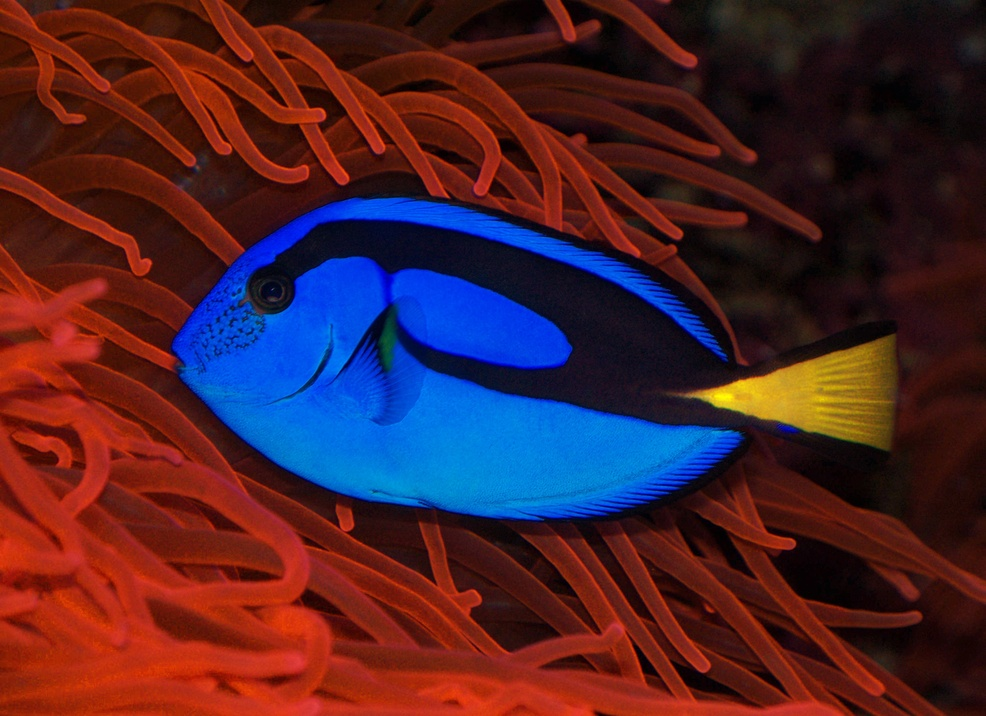
#> input picture LKP5/dori.jpg, 986 x 716 px, shrunk from 2500 x 1816 before the run
$ python prak5.py
#> lines starting #> are read from the running program, lines starting #| are printed output that depends on the picture
import cv2
import numpy as np
import matplotlib.pyplot as plt

# Latihan 1: Konversi Warna
img = cv2.imread("dori.jpg")
#> img is the input picture: shape (716, 986, 3); mean B, G, R 43.5, 34.5, 73.3
img_gray = cv2.imread("dori.jpg", 0)
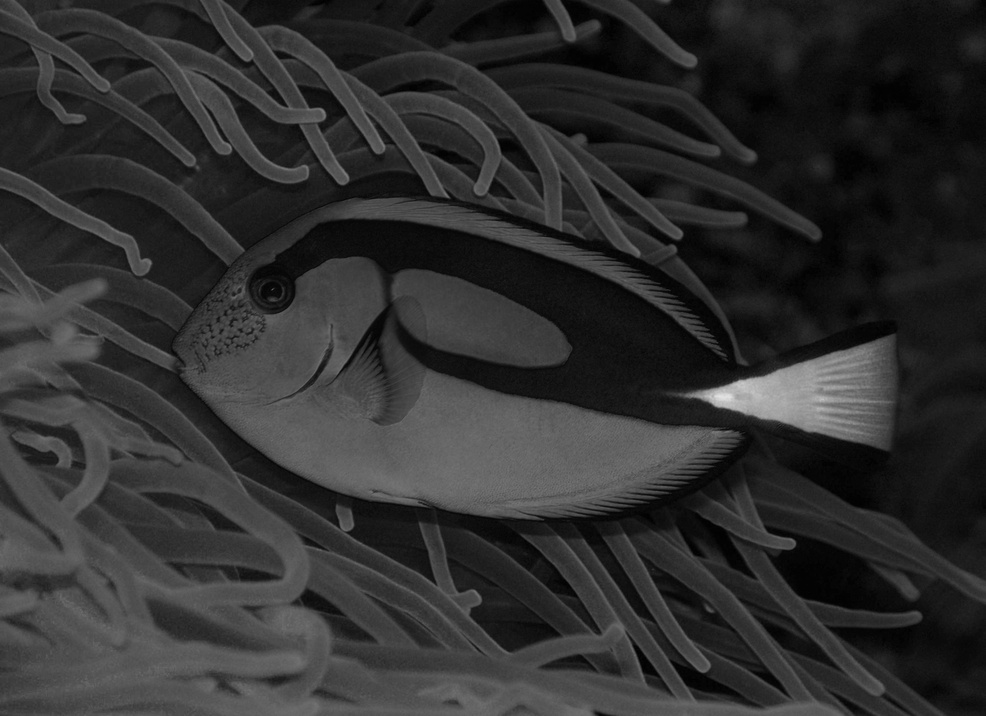
#> img_gray: shape (716, 986); min 0, max 228, mean 47.1

hsv_img = cv2.cvtColor(img, cv2.COLOR_BGR2HSV)
#> hsv_img: shape (716, 986, 3); mean H, S, V 51.6, 204.9, 103.8
hue, sat, val = cv2.split(hsv_img)
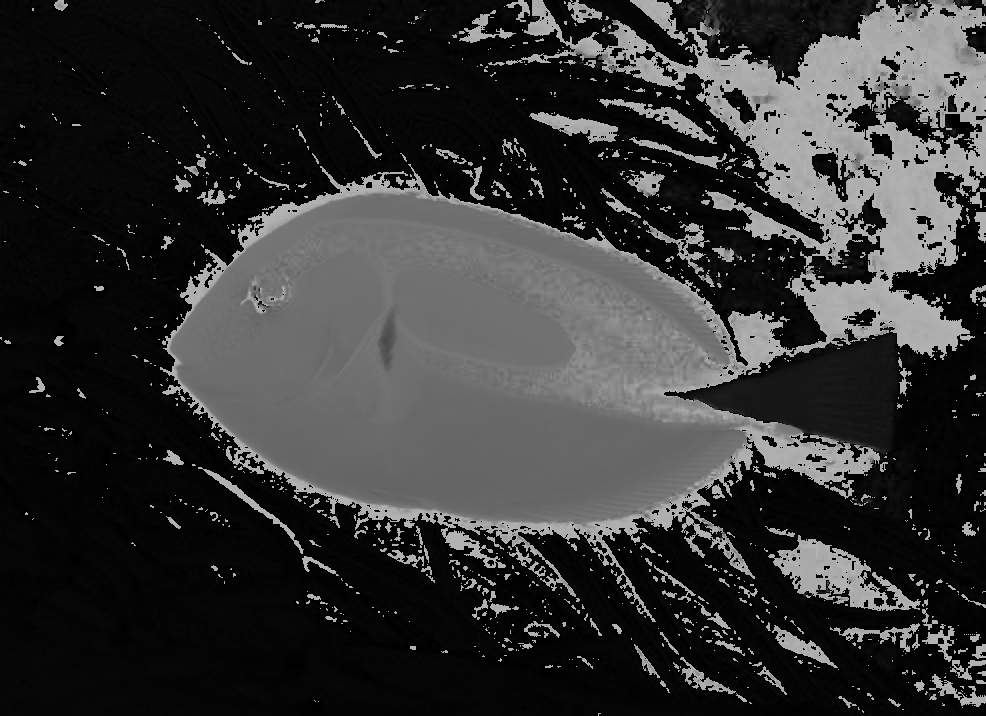
#> hue: shape (716, 986); min 0, max 179, mean 51.6
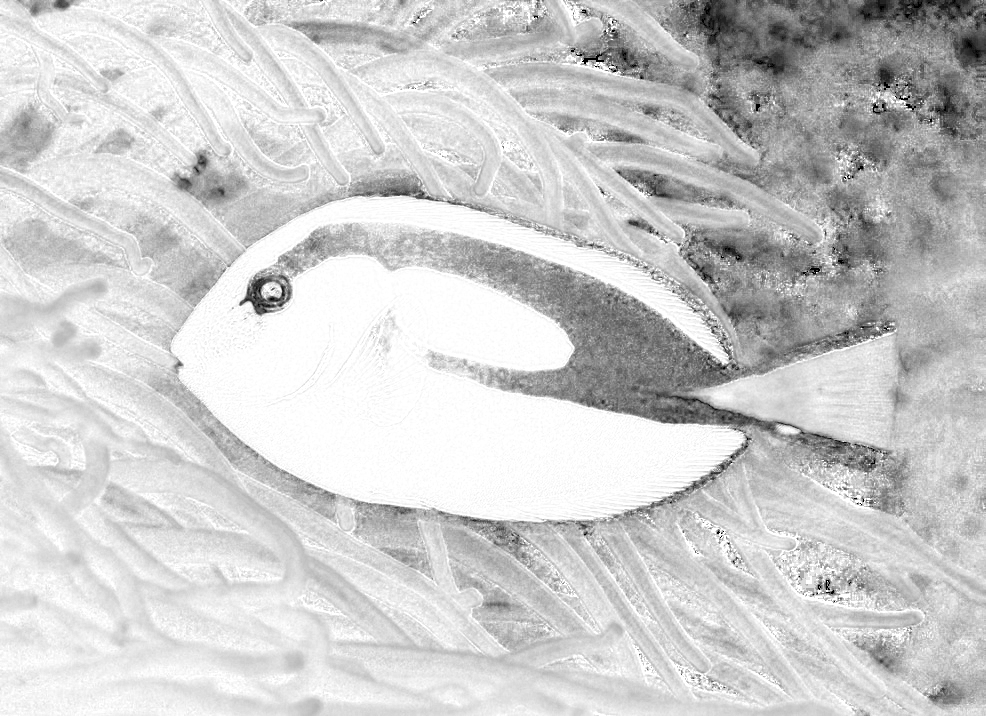
#> sat: shape (716, 986); min 0, max 255, mean 204.9
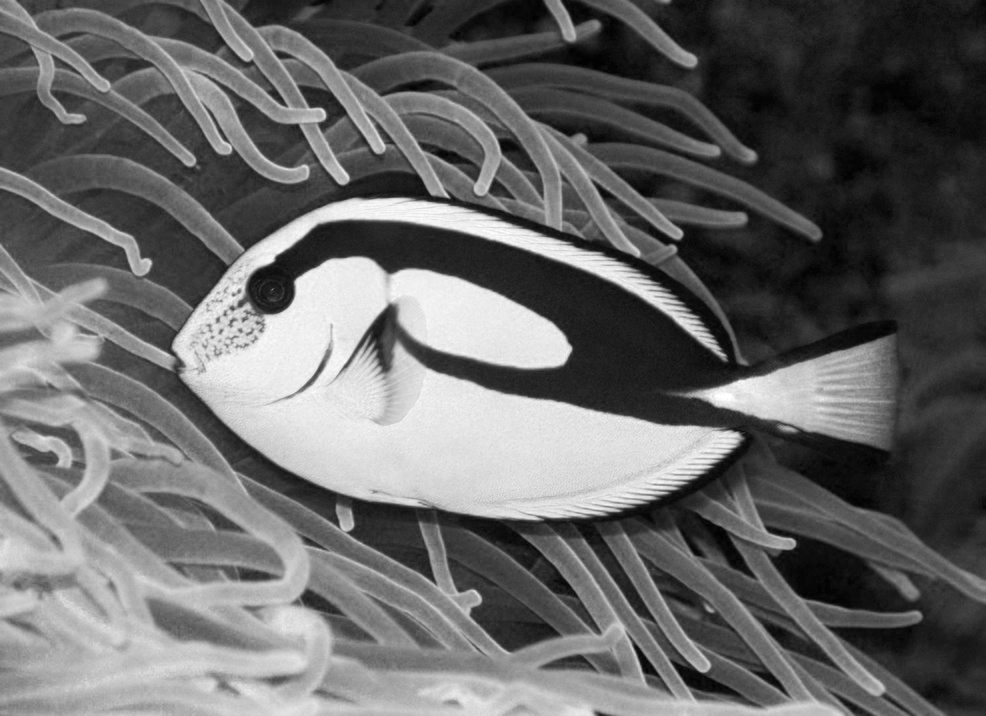
#> val: shape (716, 986); min 0, max 255, mean 103.8
cv2.imshow("HSV Image", hsv_img)
cv2.imshow("Hue Image", hue)
cv2.imshow("Saturation Image", sat)
cv2.imshow("Value Image", val)

# Latihan 2: Segementasi
img2 = cv2.imread("nemo.jpg")
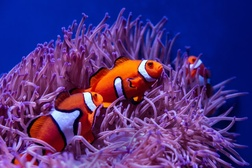
#> input picture LKP5/nemo.jpg, 252 x 168 px, shrunk from 640 x 425 before the run
#> img2 is the input picture: shape (168, 252, 3); mean B, G, R 125.7, 48.6, 79.5


cv2.waitKey(0)
